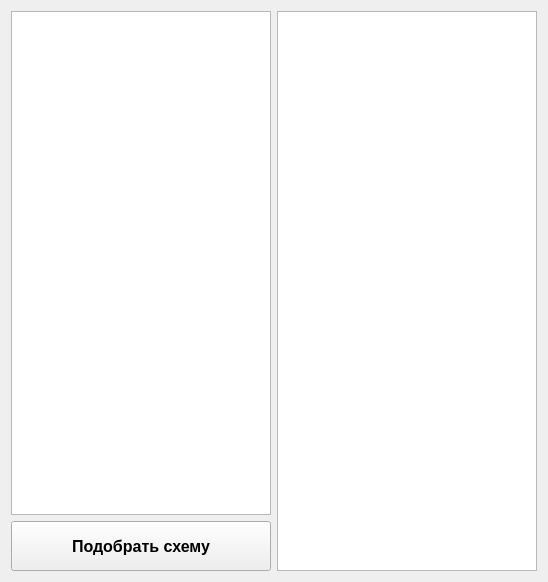
            <widget class="QWidget" name="scrollAreaWidgetContents">
             <property name="geometry">
              <rect>
               <x>0</x>
               <y>0</y>
               <width>548</width>
               <height>582</height>
              </rect>
             </property>
             <layout class="QHBoxLayout" name="horizontalLayout_7">
              <item>
               <layout class="QVBoxLayout" name="verticalLayout_4">
                <item>
                 <widget class="QPlainTextEdit" name="plainTextEdit">
                  <property name="font">
                   <font>
                    <pointsize>11</pointsize>
                   </font>
                  </property>
                  <property name="font">
                   <font>
                    <pointsize>11</pointsize>
                   </font>
                  </property>
                  <property name="readOnly">
                   <bool>true</bool>
                  </property>
                  <property name="overwriteMode">
                   <bool>false</bool>
                  </property>
                 </widget>
                </item>
                <item>
                 <widget class="QPushButton" name="select_button_2">
                  <property name="minimumSize">
                   <size>
                    <width>0</width>
                    <height>50</height>
                   </size>
                  </property>
                  <property name="font">
                   <font>
                    <pointsize>12</pointsize>
                    <weight>75</weight>
                    <bold>true</bold>
                   </font>
                  </property>
                  <property name="text">
                   <string>Подобрать схему</string>
                  </property>
                 </widget>
                </item>
               </layout>
              </item>
              <item>
               <widget class="QPlainTextEdit" name="plainTextEdit_2">
                <property name="font">
                 <font>
                  <pointsize>11</pointsize>
                 </font>
                </property>
                <property name="font">
                 <font>
                  <pointsize>11</pointsize>
                 </font>
                </property>
                <property name="readOnly">
                 <bool>true</bool>
                </property>
                <property name="overwriteMode">
                 <bool>false</bool>
                </property>
               </widget>
              </item>
             </layout>
            </widget>
